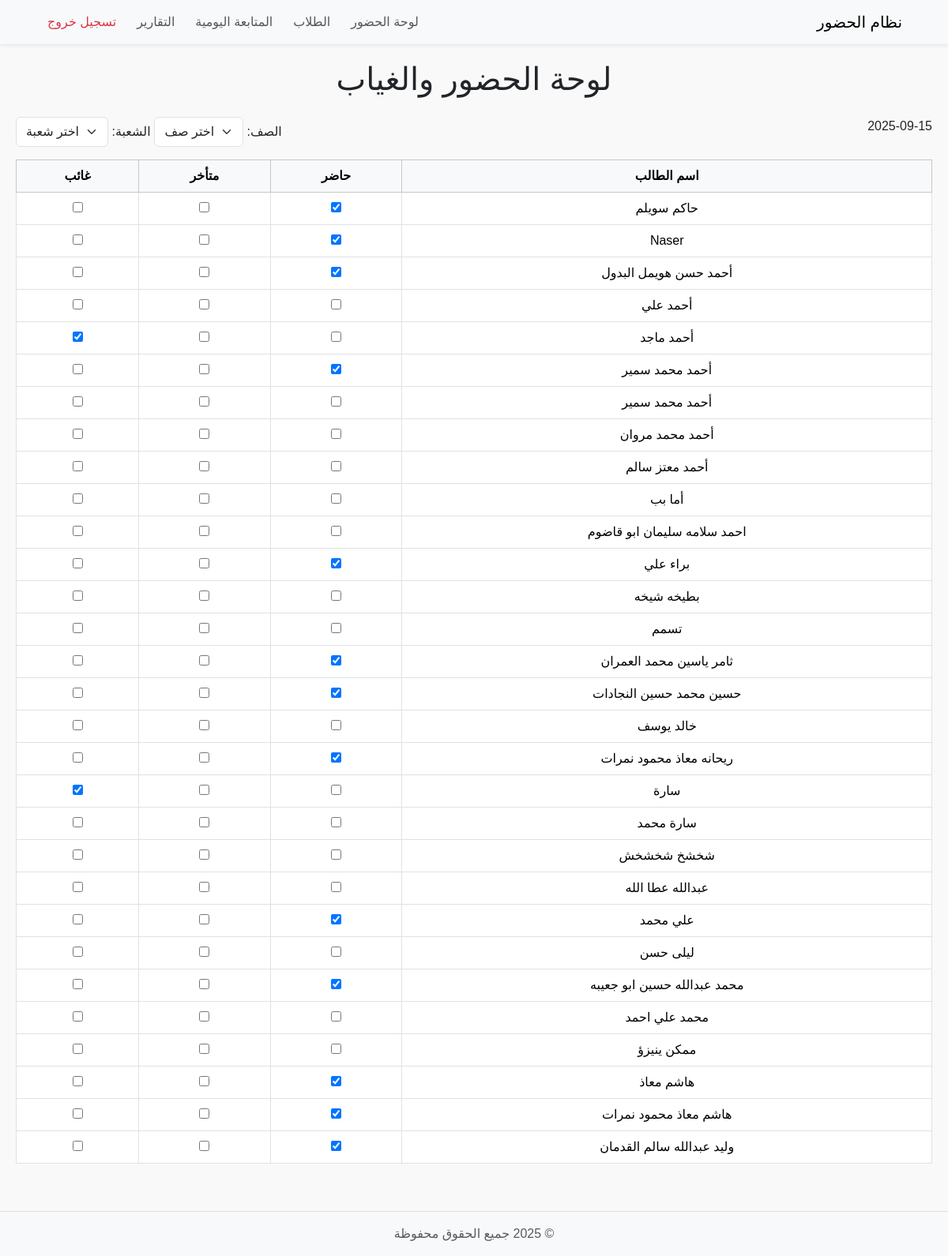
The page / (signed in) on the database as committed earlier.
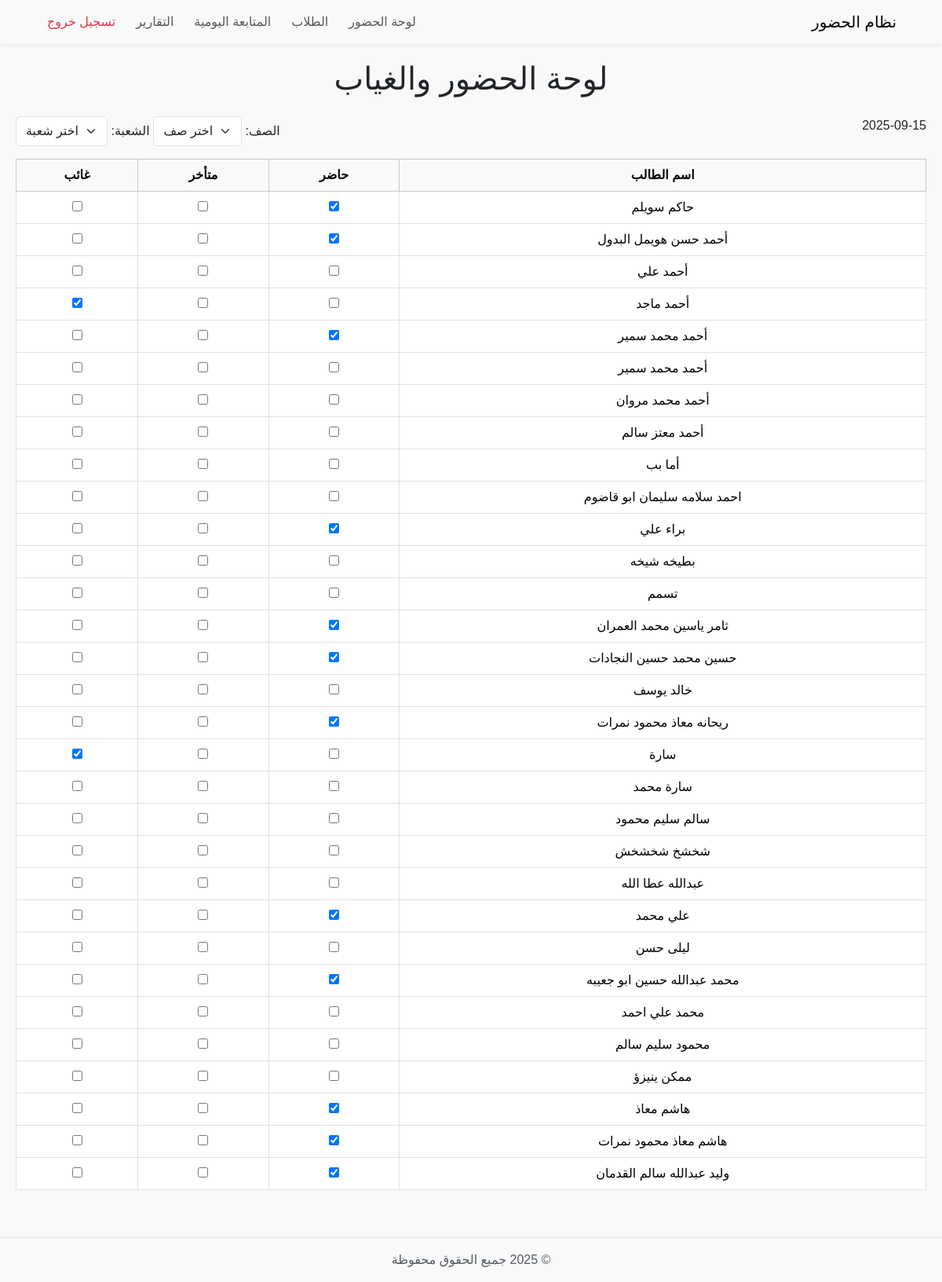
The same page on the database as committed later.
### tables this page shows
CREATE TABLE attendance (
    id INTEGER PRIMARY KEY AUTOINCREMENT,
    student_id INTEGER NOT NULL,
    date TEXT NOT NULL,
    status TEXT NOT NULL,  -- 'present', 'late', 'absent'
    FOREIGN KEY(student_id) REFERENCES students(id)
);

CREATE TABLE students (
    id INTEGER PRIMARY KEY AUTOINCREMENT,
    student_name TEXT NOT NULL,
    username TEXT,
    password TEXT
, class_name TEXT, section TEXT);

### app.py (the view)
@app.route('/')
@login_required
def dashboard():
    conn = get_db_connection()
    today = date.today().isoformat()
    students = conn.execute('''
        SELECT s.id, s.student_name, a.status
        FROM students s
        LEFT JOIN attendance a
        ON s.id = a.student_id AND a.date = ?
        ORDER BY s.student_name
    ''', (today,)).fetchall()
    conn.close()
    return render_template('dashboard.html', students=students, today=today)

### app.py (called while the page is built)
def get_db_connection():
    conn = sqlite3.connect('attendance.db')
    conn.row_factory = sqlite3.Row
    return conn

def login_required(f):
    @wraps(f)
    def decorated_function(*args, **kwargs):
        if 'user' not in session:
            return redirect(url_for('login'))
        return f(*args, **kwargs)
    return decorated_function

### templates/dashboard.html
{% include 'partials/header.html' %}
{% include 'partials/navbar.html' %}
<main>
    <h1 class="text-center mb-4">لوحة الحضور والغياب</h1>
    {% include 'partials/dashboard_table.html' %}
</main>
{% include 'partials/footer.html' %}

### templates/partials/dashboard_table.html (shortened to what this page needs)
<div class="d-flex justify-content-between mb-3">
    <div id="today">
        {{ today }}
    </div>
    <div>
        <label>الصف:</label>
        <select id="classSelect" class="form-select d-inline-block w-auto">
            <option value="">اختر صف</option>
        </select>
        <label>الشعبة:</label>
        <select id="sectionSelect" class="form-select d-inline-block w-auto">
            <option value="">اختر شعبة</option>
        </select>
    </div>
</div>
<table class="table table-bordered text-center" id="attendanceTable">
    <thead class="table-light sticky-top">
        <tr>
            <th>اسم الطالب</th>
            <th>حاضر</th>
            <th>متأخر</th>
            <th>غائب</th>
        </tr>
    </thead>
    <tbody>
        {% for student in students|sort(attribute='student_name') %}
        <tr data-class="{{ student.class_name }}" data-section="{{ student.section }}">
            <td>{{ student.student_name }}</td>
            <td>
                <input type="checkbox" class="attendance-checkbox"
                       data-student-id="{{ student.id }}"
                       data-status="present"
                       {% if student.status == 'present' %}checked{% endif %}>
            </td>
            <td>
                <input type="checkbox" class="attendance-checkbox"
                       data-student-id="{{ student.id }}"
                       data-status="late"
                       {% if student.status == 'late' %}checked{% endif %}>
            </td>
            <td>
                <input type="checkbox" class="attendance-checkbox"
                       data-student-id="{{ student.id }}"
                       data-status="absent"
                       {% if student.status == 'absent' %}checked{% endif %}>
            </td>
        </tr>
        {% endfor %}
    </tbody>
</table>

Rows that differ between the two databases and show on the page:
no longer on this page (row unchanged): attendance: student_name "Naser", status "☑"
added students: student_name "سالم سليم محمود"
added students: student_name "محمود سليم سالم"
